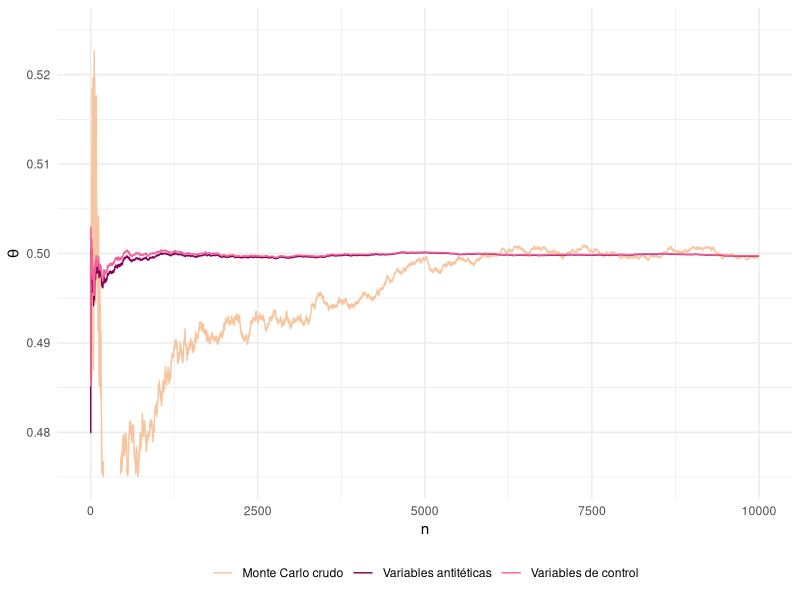

The R script that drew this image:
## ---- chunk 1
library(rmarkdown)
library(tidyverse)
options(digits = 8)

knitr::opts_chunk$set(
  cache = FALSE,
  dpi = 300,
  echo = TRUE,
  fig.align = "center",
  fig.width = 9,
  fig.height = 6
)

theme_set(theme_minimal())
## ---- chunk 2
set.seed(181121)
n <- 10000
a <- 0
b <- pi / 3

sim.u     <- runif(n, a, b)
sim.raw   <- sin(sim.u)
theta.raw <- cumsum(sim.raw) / (1:n)
theta.raw <- (b - a) * theta.raw
theta.1   <- tail(theta.raw, 1)
var.1     <- var(sim.raw)
## ---- chunk 3
sim.v     <- a + (b - sim.u)
sim.ant   <- (sin(sim.u) + sin(sim.v)) / 2
theta.ant <- cumsum(sim.ant) / (1:n)
theta.ant <- (b - a) * theta.ant
theta.2   <- tail(theta.ant, 1)
var.2     <- var(sim.ant)
## ---- chunk 4
k <- 100

# Piloto
set.seed(181121)
u <- runif(k, a, b)
x <- pi / 2 - u
y <- cos(x)
alpha <- -lm(y ~ x)$coeff[2]

# Simulación
set.seed(181121)
u <- runif(n, a, b)
x <- pi / 2 - u
y <- cos(x)

sim.cv   <- y + alpha * (x - mean(x))
theta.cv <- cumsum(sim.cv) / (1:n)
theta.cv <- (b - a) * theta.cv
theta.3  <- tail(theta.cv, 1)
var.3    <- var(sim.cv)
## ---- chunk 5
df <- data.frame(n = 1:n,
                 raw = theta.raw,
                 ant = theta.ant,
                 cv = theta.cv)

colours <- c(
  "Monte Carlo crudo" = "#F7C59F",
  "Variables antitéticas" = "#870058",
  "Variables de control" = "#F46197"
)

ggplot(df) +
  geom_line(aes(x = n, y = raw, colour = "Monte Carlo crudo")) +
  geom_line(aes(x = n, y = ant, colour = "Variables antitéticas")) +
  geom_line(aes(x = n, y = cv, colour = "Variables de control")) +
  ylim(0.475, 0.525) +
  scale_colour_manual(name = NULL, values = colours) +
  labs(title = NULL,
       x = "n",
       y = expression(theta)) +
  theme(legend.position = "bottom")
## ---- chunk 6
obs <- c(4.59, 4.153, 2.46, 2.732, 2.973)
## ---- chunk 7
mean <- 3
sd <- 1

prob <- 0

for (i in 0:2) {
  p <- choose(5, i) *
    (pnorm(3, mean, sd)) ^ (i) *
    (1 - pnorm(3, mean, sd)) ^ (5 - i)
  prob <- prob + p
}

prob
